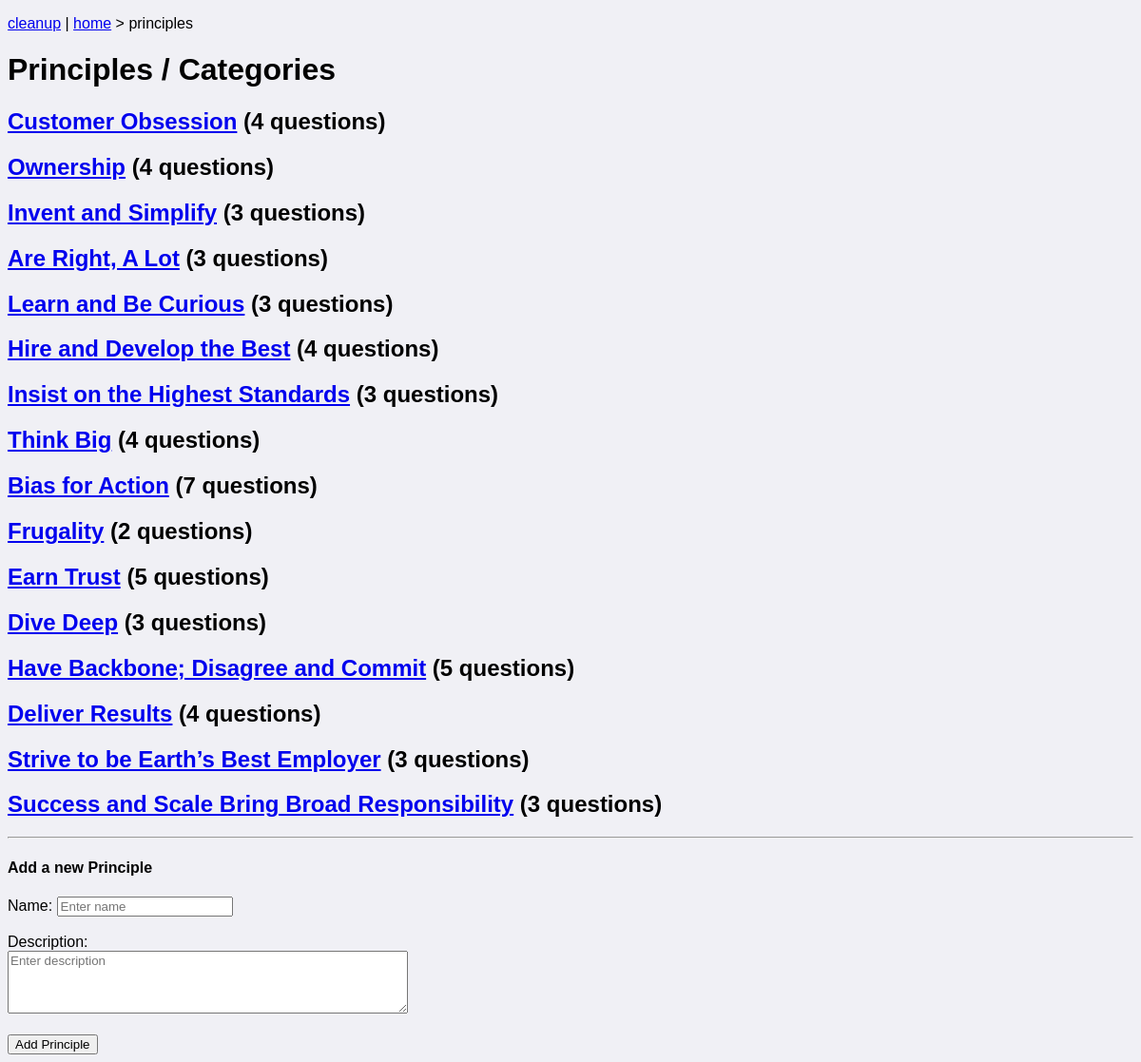
The page /principles on the database its author committed.
### app/models/amazon_principle.py (models this page shows, shortened)
class AmazonPrinciple(Model):
    id = Column(Integer, primary_key=True)
    name = Column(String(80), unique=True, nullable=False)
    description = Column(String(120), unique=True, nullable=False)
    @property
    def questions(self):
        return app.models.question.Question.query.filter_by(
            amazon_principle_id=self.id
        ).all()

### app/routes.py (the view)
@bio_bp.route("/principles", methods=["GET", "POST"])
def render_principles():
    return principles.render_all()

### app/controllers/principles.py (called while the page is built, shortened)
def render_all():
    all_principles = AmazonPrinciple.query.all()
    question_counts = {
        principle.id: len(principle.questions) for principle in all_principles
    }
    return render_template(
        "principles.html",
        principles=all_principles,
        question_counts=question_counts,
    )

### app/templates/principles.html (shortened to what this page needs)
<!DOCTYPE html>
<html>
  <head>
    <link
      rel="stylesheet"
      type="text/css"
      href="{{ url_for('static', filename='styles.css') }}"
    />
  </head>
  <body>
    <p class="breadcrumb">
      <a href="{{url_for("bio.render_cleanup")}}">cleanup</a> |
      <a href="{{url_for("bio.render_index")}}">home</a>
      &gt; principles
    </p>
    <h1>Principles / Categories</h1>
    {% for principle in principles %}
    <h2>
      <a href="{{url_for("bio.render_principle", principle_id=principle.id)}}"
        >{{ principle.name }}</a> ({{question_counts[principle.id]}} questions)
    </h2>
    {% endfor %}
    <hr />
    <h4>Add a new Principle</h4>
    <form action="" method="post">
      <label for="name">Name:</label>
      <input
        type="text"
        id="name"
        name="name"
        placeholder="Enter name"
      /><br /><br />
      <label for="description">Description:</label><br />
      <textarea
        id="description"
        name="description"
        rows="4"
        cols="50"
        placeholder="Enter description"
      ></textarea
      ><br /><br />
      <input type="submit" value="Add Principle" />
    </form>
  </body>
</html>

### app/static/styles.css (style rules this page uses)
body, textarea { font-family: sans-serif; }
body { background-color: #f0f0f5; }

### rows shown on the page
AmazonPrinciple: name "Customer Obsession", question_counts "4"
AmazonPrinciple: name "Ownership", question_counts "4"
AmazonPrinciple: name "Invent and Simplify", id "3"
AmazonPrinciple: name "Are Right, A Lot", question_counts "3"
AmazonPrinciple: name "Learn and Be Curious", question_counts "3"
AmazonPrinciple: name "Hire and Develop the Best", question_counts "4"
AmazonPrinciple: name "Insist on the Highest Standards", question_counts "3"
AmazonPrinciple: name "Think Big", question_counts "4"
AmazonPrinciple: name "Bias for Action", question_counts "7"
AmazonPrinciple: name "Frugality", question_counts "2"
AmazonPrinciple: name "Earn Trust", question_counts "5"
AmazonPrinciple: name "Dive Deep", question_counts "3"
AmazonPrinciple: name "Have Backbone; Disagree and Commit", question_counts "5"
AmazonPrinciple: name "Deliver Results", question_counts "4"
AmazonPrinciple: name "Strive to be Earth’s Best Employer", question_counts "3"
AmazonPrinciple: name "Success and Scale Bring Broad Responsibility", question_counts "3"
